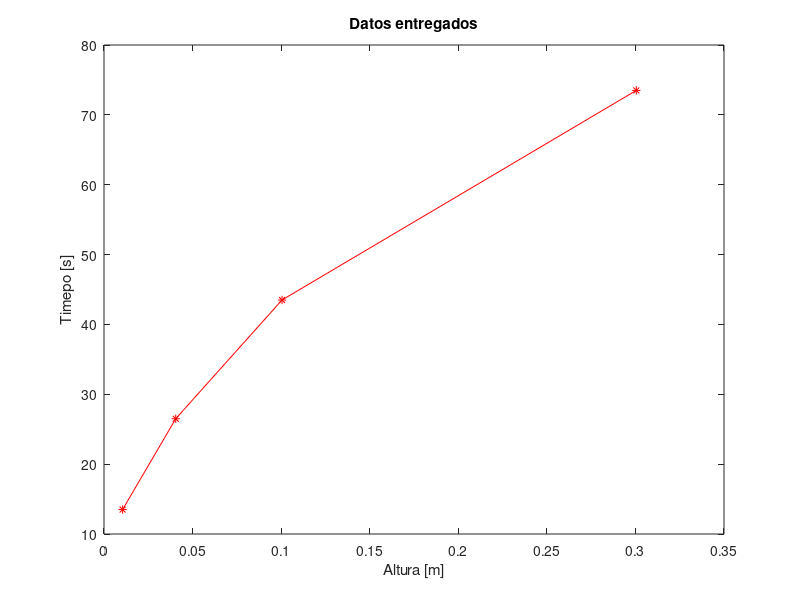
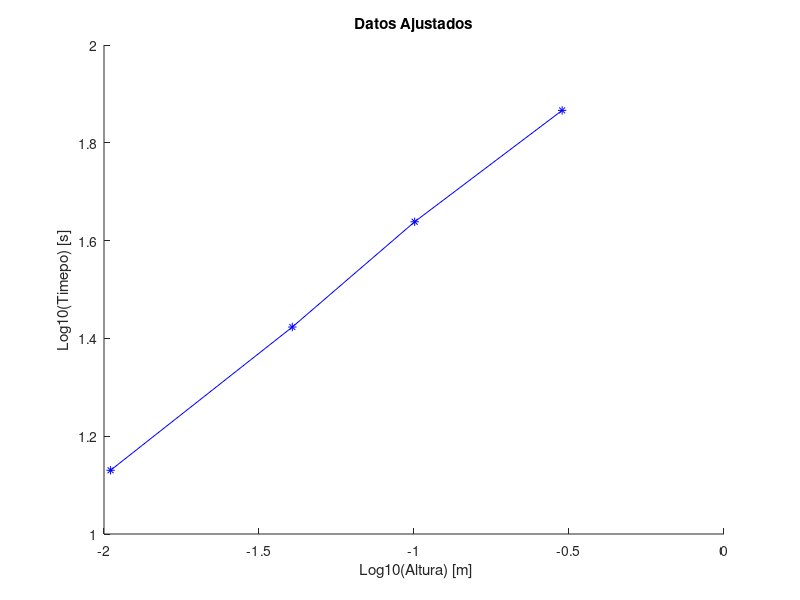

Here is the MATLAB script that generated these plots, in order:
clc;clear;
A1=1420 ; %cm^2
D2= 1.55 ; %cm

altura =[1.05 4.05 10.05 30.05]./100; %m
tiempo = [13.5 26.5 43.5 73.5];  %s

figure(1)
plot(altura, tiempo, '-*r')
xlabel("Altura [m]")
ylabel("Timepo [s]")
title("Datos entregados")

figure(2)
title("Datos Ajustados")
xlabel(" Log10(Altura) [m]")
ylabel("Log10(Timepo) [s]")
y= log10(tiempo);
x= log10(altura);
hold on
plot(x,y,"-*b")



%% MINIMOS CUADRADOS
n=4;

X2= altura.*altura;
XY= altura.*tiempo;

sumaX= sum(altura);
sumaY= sum(tiempo);
sumaX2= sum(X2);
sumaXY= sum(XY);

b= (sumaXY - (sumaX*sumaY)/n)/(sumaX2 - ((sumaX)^2)/n);
a= (sumaX2*sumaY - sumaX*sumaXY)/(n*sumaX2 - (sumaX)^2);

sY= tiempo - (a + b.*altura);
sYsum= sum(sY);
oY= sqrt((sYsum^2)/2);

oa = oY*sqrt((sumaX2)/(n*sumaX2 - (sumaX)^2));
ob= oY*sqrt(n/(n*sumaX2 - (sumaX)^2));